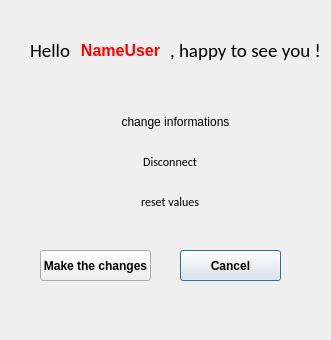
<?xml version="1.0" encoding="UTF-8"?>
<ui version="4.0">
 <class>profilDialog</class>
 <widget class="QDialog" name="profilDialog">
  <property name="geometry">
   <rect>
    <x>0</x>
    <y>0</y>
    <width>331</width>
    <height>340</height>
   </rect>
  </property>
  <property name="windowTitle">
   <string>Dialog</string>
  </property>
  <widget class="QPushButton" name="cancelButton">
   <property name="geometry">
    <rect>
     <x>180</x>
     <y>250</y>
     <width>101</width>
     <height>31</height>
    </rect>
   </property>
   <property name="font">
    <font>
     <bold>true</bold>
    </font>
   </property>
   <property name="text">
    <string>Cancel</string>
   </property>
  </widget>
  <widget class="QPushButton" name="makeChangeButton">
   <property name="geometry">
    <rect>
     <x>40</x>
     <y>250</y>
     <width>111</width>
     <height>31</height>
    </rect>
   </property>
   <property name="font">
    <font>
     <bold>true</bold>
    </font>
   </property>
   <property name="text">
    <string>Make the changes</string>
   </property>
  </widget>
  <widget class="QPushButton" name="discoButton">
   <property name="geometry">
    <rect>
     <x>130</x>
     <y>150</y>
     <width>80</width>
     <height>24</height>
    </rect>
   </property>
   <property name="font">
    <font>
     <family>Calibri</family>
    </font>
   </property>
   <property name="styleSheet">
    <string notr="true">#discoButton {
	color :#000;
	background-color : transparent;
	background : none;
	border: none;
}</string>
   </property>
   <property name="text">
    <string>Disconnect</string>
   </property>
  </widget>
  <widget class="QPushButton" name="resetButton">
   <property name="geometry">
    <rect>
     <x>130</x>
     <y>190</y>
     <width>80</width>
     <height>24</height>
    </rect>
   </property>
   <property name="font">
    <font>
     <family>Calibri</family>
    </font>
   </property>
   <property name="styleSheet">
    <string notr="true">#resetButton {
	color :#000;
	background-color : transparent;
	background : none;
	border: none;
}</string>
   </property>
   <property name="text">
    <string>reset values</string>
   </property>
  </widget>
  <widget class="QLabel" name="happylabel">
   <property name="geometry">
    <rect>
     <x>30</x>
     <y>40</y>
     <width>49</width>
     <height>21</height>
    </rect>
   </property>
   <property name="font">
    <font>
     <family>Calibri</family>
     <pointsize>14</pointsize>
     <bold>false</bold>
    </font>
   </property>
   <property name="text">
    <string>Hello</string>
   </property>
  </widget>
  <widget class="QLabel" name="hellolabel">
   <property name="geometry">
    <rect>
     <x>170</x>
     <y>40</y>
     <width>161</width>
     <height>20</height>
    </rect>
   </property>
   <property name="font">
    <font>
     <family>Calibri</family>
     <pointsize>14</pointsize>
     <bold>false</bold>
    </font>
   </property>
   <property name="text">
    <string>, happy to see you !</string>
   </property>
  </widget>
  <widget class="QPushButton" name="changeInfoButton">
   <property name="geometry">
    <rect>
     <x>110</x>
     <y>110</y>
     <width>131</width>
     <height>24</height>
    </rect>
   </property>
   <property name="styleSheet">
    <string notr="true">#changeInfoButton {
	color :#000;
	background-color : transparent;
	background : none;
	border: none;
}</string>
   </property>
   <property name="text">
    <string>change informations</string>
   </property>
  </widget>
  <widget class="QLabel" name="nameLabel">
   <property name="geometry">
    <rect>
     <x>70</x>
     <y>40</y>
     <width>101</width>
     <height>21</height>
    </rect>
   </property>
   <property name="font">
    <font>
     <pointsize>12</pointsize>
     <bold>true</bold>
    </font>
   </property>
   <property name="styleSheet">
    <string notr="true">#nameLabel {
	color: rgb(255, 0, 0);
}</string>
   </property>
   <property name="text">
    <string>NameUser</string>
   </property>
   <property name="alignment">
    <set>Qt::AlignCenter</set>
   </property>
  </widget>
 </widget>
 <resources/>
 <connections/>
</ui>
